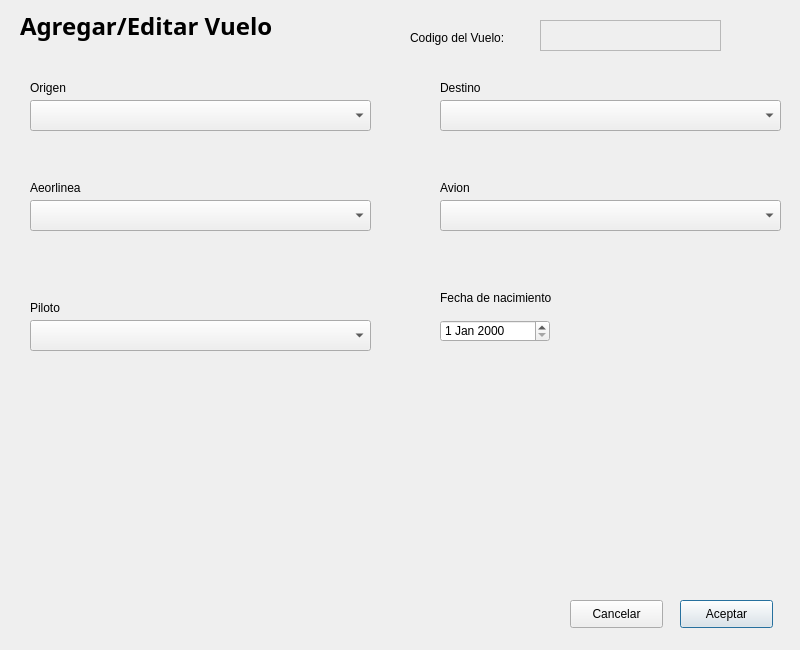
<?xml version="1.0" encoding="UTF-8"?>
<ui version="4.0">
 <class>addvuelo</class>
 <widget class="QDialog" name="addvuelo">
  <property name="geometry">
   <rect>
    <x>0</x>
    <y>0</y>
    <width>800</width>
    <height>650</height>
   </rect>
  </property>
  <property name="windowTitle">
   <string>Dialog</string>
  </property>
  <widget class="QPushButton" name="pushButton">
   <property name="geometry">
    <rect>
     <x>680</x>
     <y>600</y>
     <width>93</width>
     <height>28</height>
    </rect>
   </property>
   <property name="text">
    <string>Aceptar</string>
   </property>
  </widget>
  <widget class="QLabel" name="label_12">
   <property name="geometry">
    <rect>
     <x>440</x>
     <y>180</y>
     <width>101</width>
     <height>16</height>
    </rect>
   </property>
   <property name="text">
    <string>Avion</string>
   </property>
  </widget>
  <widget class="QPushButton" name="pushButton_2">
   <property name="geometry">
    <rect>
     <x>570</x>
     <y>600</y>
     <width>93</width>
     <height>28</height>
    </rect>
   </property>
   <property name="text">
    <string>Cancelar</string>
   </property>
  </widget>
  <widget class="QLabel" name="label_5">
   <property name="geometry">
    <rect>
     <x>20</x>
     <y>10</y>
     <width>301</width>
     <height>31</height>
    </rect>
   </property>
   <property name="font">
    <font>
     <family>Source Sans Pro</family>
     <pointsize>18</pointsize>
     <weight>75</weight>
     <bold>true</bold>
    </font>
   </property>
   <property name="text">
    <string>Agregar/Editar Vuelo</string>
   </property>
  </widget>
  <widget class="QLabel" name="label_4">
   <property name="geometry">
    <rect>
     <x>30</x>
     <y>180</y>
     <width>101</width>
     <height>16</height>
    </rect>
   </property>
   <property name="text">
    <string>Aeorlinea</string>
   </property>
  </widget>
  <widget class="QPlainTextEdit" name="plainTextEdit_2">
   <property name="enabled">
    <bool>false</bool>
   </property>
   <property name="geometry">
    <rect>
     <x>540</x>
     <y>20</y>
     <width>181</width>
     <height>31</height>
    </rect>
   </property>
  </widget>
  <widget class="QLabel" name="label_2">
   <property name="geometry">
    <rect>
     <x>410</x>
     <y>30</y>
     <width>161</width>
     <height>16</height>
    </rect>
   </property>
   <property name="text">
    <string>Codigo del Vuelo:</string>
   </property>
  </widget>
  <widget class="QComboBox" name="comboBox">
   <property name="geometry">
    <rect>
     <x>30</x>
     <y>320</y>
     <width>341</width>
     <height>31</height>
    </rect>
   </property>
  </widget>
  <widget class="QLabel" name="label_3">
   <property name="geometry">
    <rect>
     <x>30</x>
     <y>80</y>
     <width>101</width>
     <height>16</height>
    </rect>
   </property>
   <property name="text">
    <string>Origen</string>
   </property>
  </widget>
  <widget class="QLabel" name="label_10">
   <property name="geometry">
    <rect>
     <x>30</x>
     <y>300</y>
     <width>171</width>
     <height>16</height>
    </rect>
   </property>
   <property name="text">
    <string>Piloto</string>
   </property>
  </widget>
  <widget class="QLabel" name="label_7">
   <property name="geometry">
    <rect>
     <x>440</x>
     <y>290</y>
     <width>181</width>
     <height>16</height>
    </rect>
   </property>
   <property name="text">
    <string>Fecha de nacimiento</string>
   </property>
  </widget>
  <widget class="QComboBox" name="comboBox_4">
   <property name="geometry">
    <rect>
     <x>30</x>
     <y>200</y>
     <width>341</width>
     <height>31</height>
    </rect>
   </property>
  </widget>
  <widget class="QDateEdit" name="dateEdit">
   <property name="geometry">
    <rect>
     <x>440</x>
     <y>320</y>
     <width>110</width>
     <height>22</height>
    </rect>
   </property>
  </widget>
  <widget class="QComboBox" name="comboBox_2">
   <property name="geometry">
    <rect>
     <x>30</x>
     <y>100</y>
     <width>341</width>
     <height>31</height>
    </rect>
   </property>
  </widget>
  <widget class="QLabel" name="label_11">
   <property name="geometry">
    <rect>
     <x>440</x>
     <y>80</y>
     <width>101</width>
     <height>16</height>
    </rect>
   </property>
   <property name="text">
    <string>Destino</string>
   </property>
  </widget>
  <widget class="QComboBox" name="comboBox_5">
   <property name="geometry">
    <rect>
     <x>440</x>
     <y>200</y>
     <width>341</width>
     <height>31</height>
    </rect>
   </property>
  </widget>
  <widget class="QComboBox" name="comboBox_3">
   <property name="geometry">
    <rect>
     <x>440</x>
     <y>100</y>
     <width>341</width>
     <height>31</height>
    </rect>
   </property>
  </widget>
 </widget>
 <resources/>
 <connections/>
</ui>
